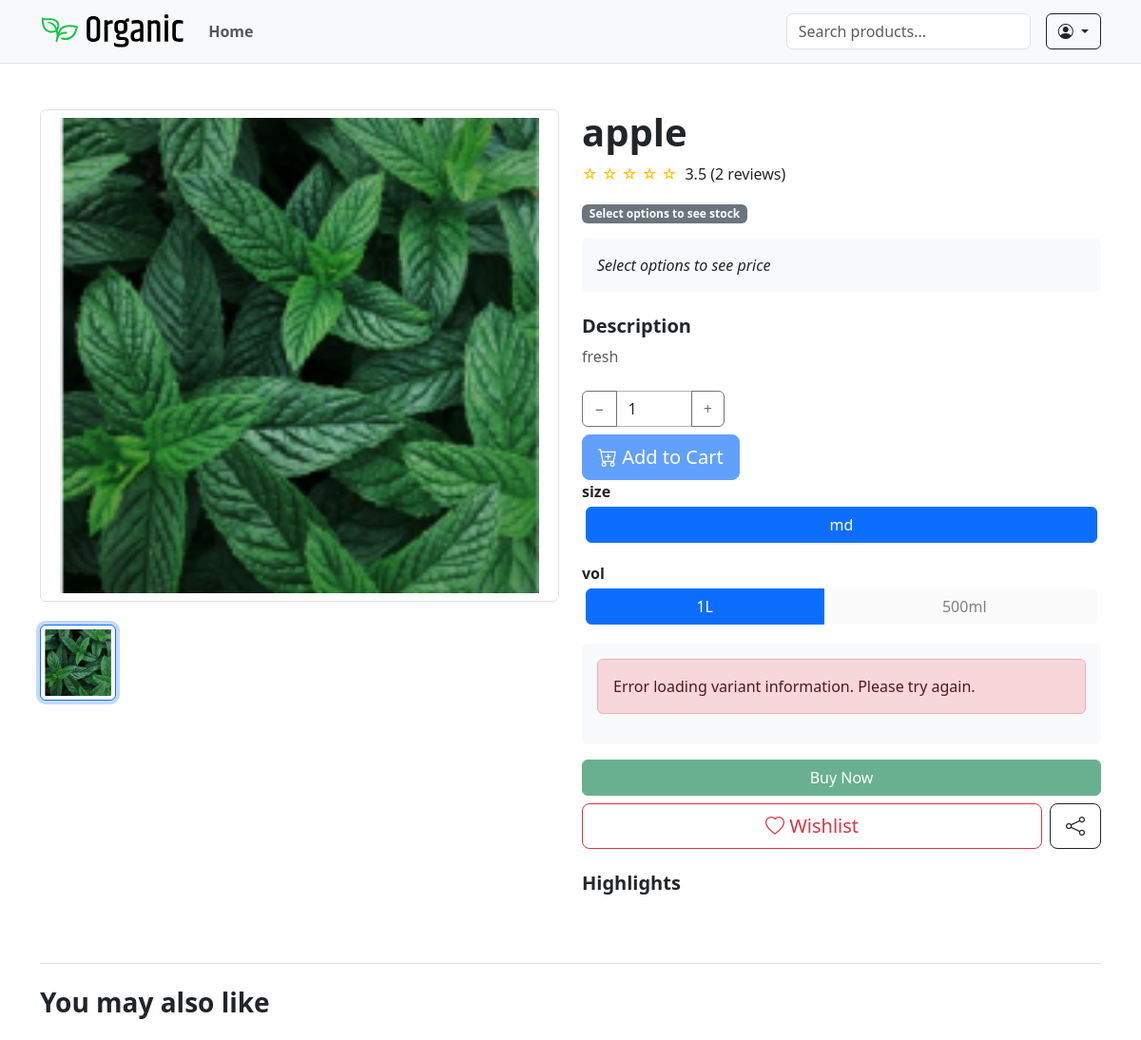
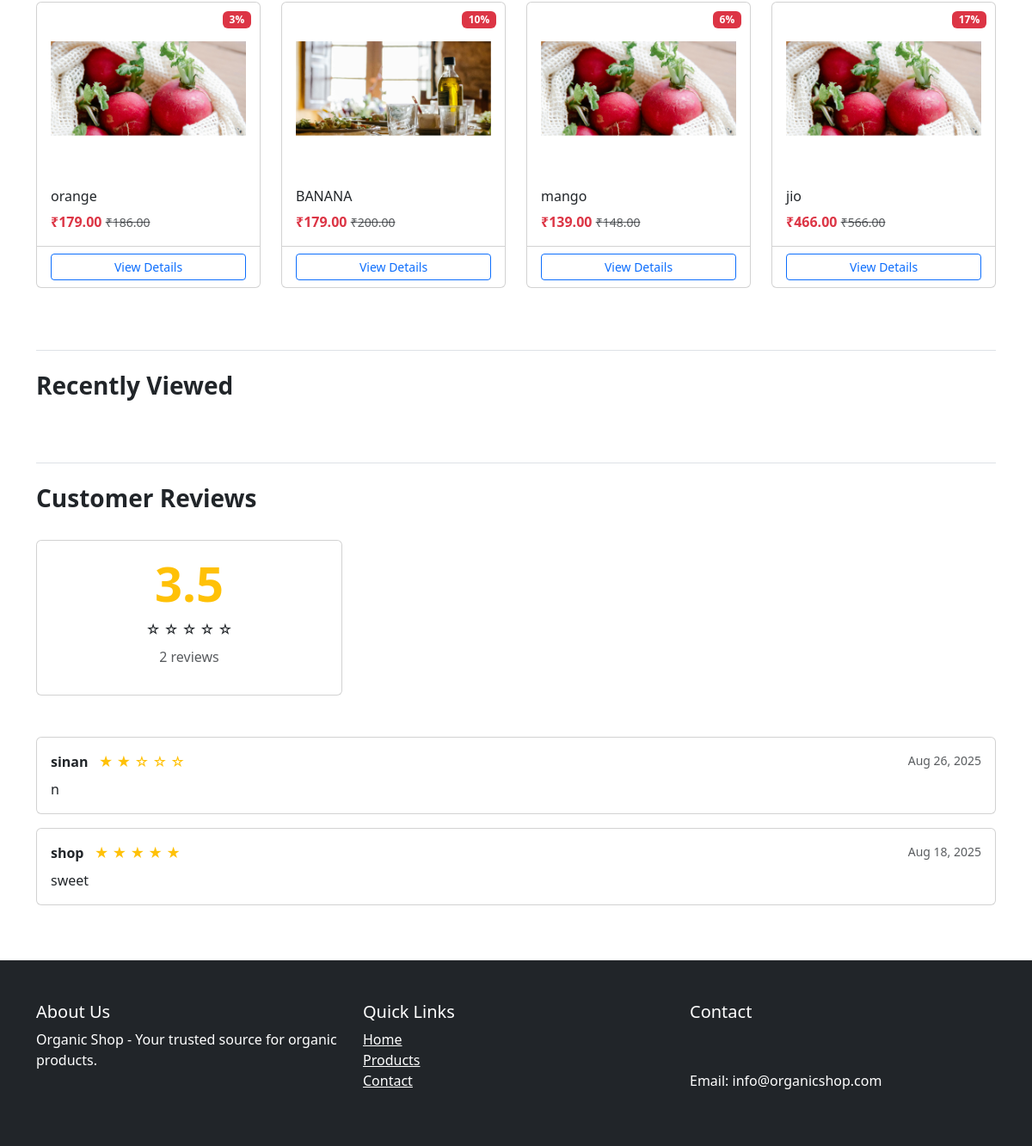
Screenshot of /product/apple/ with the database file from the repository (2 pictures, top to bottom).
### shop/models.py (models this page shows, shortened)
class Product(models.Model):
    category = models.ForeignKey(Category, on_delete=models.CASCADE, related_name='products')
    name = models.CharField(max_length=255)
    slug = models.SlugField(unique=True ,blank=True)
    description = models.TextField()
    price = models.DecimalField(max_digits=10, decimal_places=2)
    discount_price = models.DecimalField(max_digits=10, decimal_places=2, null=True, blank=True)
    image = models.ImageField(upload_to='products/')
    is_featured = models.BooleanField(default=False)
    sold_count = models.PositiveIntegerField(default=0)
    created_at = models.DateTimeField(auto_now_add=True)
    views = models.PositiveIntegerField(default=1)
    available = models.BooleanField(default=True)
    stock = models.PositiveIntegerField(default=0)
    def save(self, *args, **kwargs):
        super().save(*args, **kwargs)
    @property
    def has_variants(self):
        return self.variants.exists()
    @property
    def get_discount_percentage(self):
        if self.discount_price:
            return int(100 - (self.discount_price / self.price * 100))
        return 0

class VariantOption(models.Model):
    name = models.CharField(max_length=50)

class VariantValue(models.Model):
    option = models.ForeignKey(VariantOption, on_delete=models.CASCADE)
    value = models.CharField(max_length=100)

class ProductVariant(models.Model):
    product = models.ForeignKey(Product, on_delete=models.CASCADE, related_name='variants')
    values = models.ManyToManyField(VariantValue)
    price = models.DecimalField(max_digits=10, decimal_places=2)
    discount_price = models.DecimalField(max_digits=10, decimal_places=2, null=True, blank=True)
    stock = models.IntegerField()
    sku = models.CharField(max_length=50, unique=True, blank=True)
    image = models.ImageField(upload_to='variants/', null=True, blank=True)
    sold_count = models.IntegerField(default=0)
    @property
    def get_discount_percentage(self):
        if self.discount_price:
            return int(100 - (self.discount_price / self.price * 100))
        return 0

class Review(models.Model):
    product = models.ForeignKey(Product, on_delete=models.CASCADE, related_name='reviews')
    user = models.ForeignKey(User, on_delete=models.CASCADE)
    rating = models.PositiveSmallIntegerField(choices=[(i, i) for i in range(1, 6)])
    comment = models.TextField(blank=True)
    created_at = models.DateTimeField(auto_now_add=True)

### shop/views.py (the view)
# urls.py: path('product/<slug:slug>/', views.product_detail, name='product_detail'),
def product_detail(request, slug):
    product = get_object_or_404(Product, slug=slug, available=True)
    default_variant = product.variants.order_by('-stock').first()
    product.views += 1
    product.save()
    cart_product_form = CartAddProductForm()
    similar_products = Product.objects.filter(category=product.category).exclude(id=product.id)[:4]
    similar_variants = []
    for sp in similar_products:
        variant = sp.variants.order_by('-stock').first()
        if variant:
            similar_variants.append(variant)
    reviews = product.reviews.all().order_by('-created_at')
    average_rating = reviews.aggregate(Avg('rating'))['rating__avg']
    recently_viewed_variant_ids = request.session.get('recently_viewed_variants', [])
    if default_variant and default_variant.id in recently_viewed_variant_ids:
        recently_viewed_variant_ids.remove(default_variant.id)
    if default_variant:
        recently_viewed_variant_ids.insert(0, default_variant.id)
    request.session['recently_viewed_variants'] = recently_viewed_variant_ids[:5]
    if default_variant:
     recently_viewed_queryset = ProductVariant.objects.filter(
        id__in=recently_viewed_variant_ids
    ).exclude(id=default_variant.id)
    else:
        recently_viewed_queryset = ProductVariant.objects.filter(
            id__in=recently_viewed_variant_ids
        )
    recently_viewed = sorted(
    recently_viewed_queryset,
    key=lambda x: recently_viewed_variant_ids.index(x.id)
)
    review_form = None
    if request.method == 'POST' and request.user.is_authenticated:
        review_form = ReviewForm(request.POST)
        if review_form.is_valid():
            review = review_form.save(commit=False)
            review.user = request.user
            review.product = product
            review.save()
            return redirect('shop:product_detail', slug=slug)
    else:
        review_form = ReviewForm()
    all_variants = ProductVariant.objects.filter(product=product).prefetch_related('values__option')
    option_map = {}
    for variant in all_variants:
        for value in variant.values.all():
            option_name = value.option.name
            if option_name not in option_map:
                option_map[option_name] = set()
            option_map[option_name].add(value.value)
    for key in option_map:
        option_map[key] = sorted(option_map[key])
    variant_data = []
    for variant in all_variants:
        variant_data.append({
            'values': [v.value.lower() for v in variant.values.all()],
            'stock': variant.stock
        })
    context = {
        'product': product,
        'cart_product_form': cart_product_form,
        'similar_variants': similar_variants,
        'reviews': reviews,
        'average_rating': average_rating,
        'review_form': review_form,
        'recently_viewed_variants': recently_viewed,
        'variant_options': option_map,
        'all_variants': all_variants,
        'variant_data_json': json.dumps(variant_data),
        'default_variant': default_variant,
    }
    return render(request, 'shop/product_detail.html', context)

### shop/templates/shop/product_detail.html (shortened to what this page needs)
{% extends 'shop/base.html' %}
{% load static %}
{% block content %}
<div class="container py-5">
    <div class="row">
        <div class="col-md-6">
            <div class="main-image mb-4 border rounded p-2">
                <img id="main-product-image" src="{{ product.image.url }}" class="img-fluid w-100" alt="{{ product.name }}"
                     style="cursor: zoom-in; max-height: 500px; object-fit: contain;">
            </div>
            <div class="thumbnail-gallery d-flex flex-wrap gap-2">
                <img src="{{ product.image.url }}" class="img-thumbnail thumbnail-item active"
                     style="width: 80px; height: 80px; object-fit: cover; cursor: pointer;"
                     onclick="changeMainImage(this)" alt="{{ product.name }}">
            </div>
        </div>
        <div class="col-md-6">
            <div class="product-header mb-3">
                <h1 class="fw-bold">{{ product.name }}</h1>
                <div class="d-flex align-items-center">
                    {% if average_rating %}
                        <div class="rating me-3">
                            <span class="stars text-warning">
                                {% for i in "12345" %}
                                    {% if forloop.counter <= average_rating|floatformat:0 %}
                                        ★
                                    {% else %}
                                        ☆
                                    {% endif %}
                                {% endfor %}
                            </span>
                            <span class="ms-1">{{ average_rating|floatformat:1 }} ({{ reviews.count }} reviews)</span>
                        </div>
                    {% else %}
                        <span class="text-muted">No ratings yet</span>
                    {% endif %}
                </div>
            </div>
            <div class="mb-3">
                {% if product.has_variants %}
                    <span class="badge bg-secondary" id="stock-badge">Select options to see stock</span>
                {% else %}
                    {% if product.stock > 0 %}
                        <span class="badge bg-success">In Stock ({{ product.stock }} available)</span>
                    {% else %}
                        <span class="badge bg-danger">Out of Stock</span>
                    {% endif %}
                {% endif %}
            </div>
            <div class="price-section mb-4 p-3 bg-light rounded" id="price-display">
                <div id="price-output">
                    {% if product.has_variants %}
                        <em>Select options to see price</em>
                    {% endif %}
                </div>
            </div>
            <div class="description mb-4">
                <h5 class="fw-bold">Description</h5>
                <p class="text-muted">{{ product.description }}</p>
            </div>
            <div class="action-buttons mb-4">
                <form action="{% url 'shop:cart_add' product.id %}" method="post" class="d-inline-block me-2">
                    <div class="input-group mb-2" style="width: 150px;">
                        <button class="btn btn-outline-secondary" type="button" onclick="decrementQuantity()">−</button>
                        {{ cart_product_form.quantity }}
                        <button class="btn btn-outline-secondary" type="button" onclick="incrementQuantity()">+</button>
                    </div>
                    {% if product.has_variants %}
                        <button type="submit" id="add-to-cart-btn" class="btn btn-primary btn-lg w-100" disabled>
                            <i class="bi bi-cart-plus"></i> Add to Cart
                        </button>
                    {% endif %}
                </form>
                <div id="variant-options">
                    {% for option, values in variant_options.items %}
                        <div class="mb-3">
                            <label class="fw-bold">{{ option }}</label>
                            <div class="btn-group d-flex flex-wrap" role="group" data-option="{{ option }}">
                                {% for value in values %}
                                    <button type="button" class="btn btn-outline-secondary variant-btn m-1"
                                            data-option="{{ option }}" data-value="{{ value }}">
                                        {{ value }}
                                    </button>
                                {% endfor %}
                            </div>
                        </div>
                    {% endfor %}
                </div>
                <div id="variant-info" class="mt-3 p-3 bg-light rounded text-muted">
                </div>
                {% if product.has_variants %}
                    <form id="buyNowForm" method="POST" action="{% url 'shop:buy_now' product.id %}" class="d-grid gap-2 mt-3">
                        <button type="submit" id="buy-now-btn" class="btn btn-success w-100" disabled>
                            Buy Now
                        </button>
                    </form>
                {% endif %}
                <div class="d-flex gap-2 mt-2">
                    <form action="{% url 'accounts:add_to_wishlist' product.id %}" method="post" class="flex-grow-1">
                        <button type="submit" class="btn btn-outline-danger btn-lg w-100">
                            <i class="bi bi-heart"></i> Wishlist
                        </button>
                    </form>
                    <button class="btn btn-outline-dark btn-lg" onclick="toggleShareIcons()">
                        <i class="bi bi-share"></i>
                    </button>
                </div>
            </div>
            <div class="highlights mb-4">
                <h5 class="fw-bold">Highlights</h5>
            </div>
        </div>
    </div>
    <div class="similar-products mt-5 pt-4 border-top">
        <h3 class="mb-4 fw-bold">You may also like</h3>
        <div class="row">
            {% for variant in similar_variants %}
                <div class="col-6 col-md-3 mb-4">
                    <div class="card h-100 product-card">
                        {% if variant.discount_price %}
                            <span class="badge bg-danger position-absolute" style="top: 10px; right: 10px;">
                                {{ variant.get_discount_percentage }}%
                            </span>
                        {% endif %}
                        <img src="{% if variant.image %}{{ variant.image.url }}{% else %}{{ variant.product.image.url }}{% endif %}"
                        class="card-img-top p-3"
                        alt="{{ variant.product.name }}"
                        style="height: 200px; object-fit: contain;">
                        <div class="card-body">
                            <h6 class="card-title">{{ variant.product.name|truncatechars:40 }}</h6>
                            <div class="price">
                                {% if variant.discount_price %}
                                    <span class="text-danger fw-bold">₹{{ variant.discount_price }}</span>
                                    <small class="text-decoration-line-through text-muted">₹{{ variant.price }}</small>
                                {% else %}
                                    <span class="fw-bold">₹{{ variant.price }}</span>
                                {% endif %}
                            </div>
                        </div>
                        <div class="card-footer bg-transparent">
                            {% if variant.stock > 0 %}
                                <a href="{% url 'shop:product_detail' variant.product.slug %}" class="btn btn-outline-primary btn-sm w-100">View Details</a>
                            {% else %}
                                <button class="btn btn-outline-secondary btn-sm w-100" disabled>Out of Stock</button>
                            {% endif %}
                        </div>
                    </div>
                </div>
            {% endfor %}
        </div>
    </div>
    <div class="recently-viewed mt-5 pt-4 border-top">
        <h3 class="mb-4 fw-bold">Recently Viewed</h3>
    </div>
    <div class="reviews mt-5 pt-4 border-top">
        <div class="d-flex justify-content-between align-items-center mb-4">
            <h3 class="fw-bold">Customer Reviews</h3>
        </div>
        {% if reviews %}
            <div class="row mb-5">
                <div class="col-md-4">
                    <div class="card p-3 text-center">
                        <h2 class="display-4 fw-bold text-warning">{{ average_rating|floatformat:1 }}</h2>
                        <div class="stars mb-2">
                            {% for i in "12345" %}
                                {% if forloop.counter <= average_rating|floatformat:0 %}
                                    ★
                                {% else %}
                                    ☆
                                {% endif %}
                            {% endfor %}
                        </div>
                        <p class="text-muted">{{ reviews.count }} reviews</p>
                    </div>
                </div>
                <div class="col-md-8">
                </div>
            </div>
            <div class="review-list">
                {% for review in reviews %}
                    <div class="card mb-3">
                        <div class="card-body">
                            <div class="d-flex justify-content-between mb-2">
                                <div>
                                    <strong>{{ review.user.username }}</strong>
                                    <span class="text-warning ms-2">
                                        {% for i in "12345" %}
                                            {% if forloop.counter <= review.rating %}★{% else %}☆{% endif %}
                                        {% endfor %}
                                    </span>
                                </div>
                                <small class="text-muted">{{ review.created_at|date:"M d, Y" }}</small>
                            </div>
                            <p class="mb-0">{{ review.comment }}</p>
                        </div>
                    </div>
                {% endfor %}
            </div>
        {% endif %}
    </div>
</div>
{% endblock %}

### rows the page displays
Product: image (picture), name "apple", description "fresh"
VariantOption: variant_options "size"
VariantValue: values "md"
VariantOption: variant_options "vol"
VariantValue: values "1L"
VariantValue: values "500ml"
ProductVariant: get_discount_percentage "3", product.image (picture), product.name "orange", discount_price "179.00", price "186.00", stock "View Details"
ProductVariant: get_discount_percentage "10", product.image (picture), product.name "BANANA", discount_price "179.00", price "200.00", stock "View Details"
ProductVariant: get_discount_percentage "6", product.image (picture), product.name "mango", discount_price "139.00", price "148.00", stock "View Details"
ProductVariant: get_discount_percentage "17", product.image (picture), product.name "jio", discount_price "466.00", price "566.00", stock "View Details"
Review: user.username "sinan", rating 2 (drawn), created_at "Aug 26, 2025", comment "n"
Review: user.username "shop", rating 5 (drawn), created_at "Aug 18, 2025", comment "sweet"

### other values shown
{{ average_rating|floatformat:1 }} "3.5"
{{ reviews.count }} "2"
